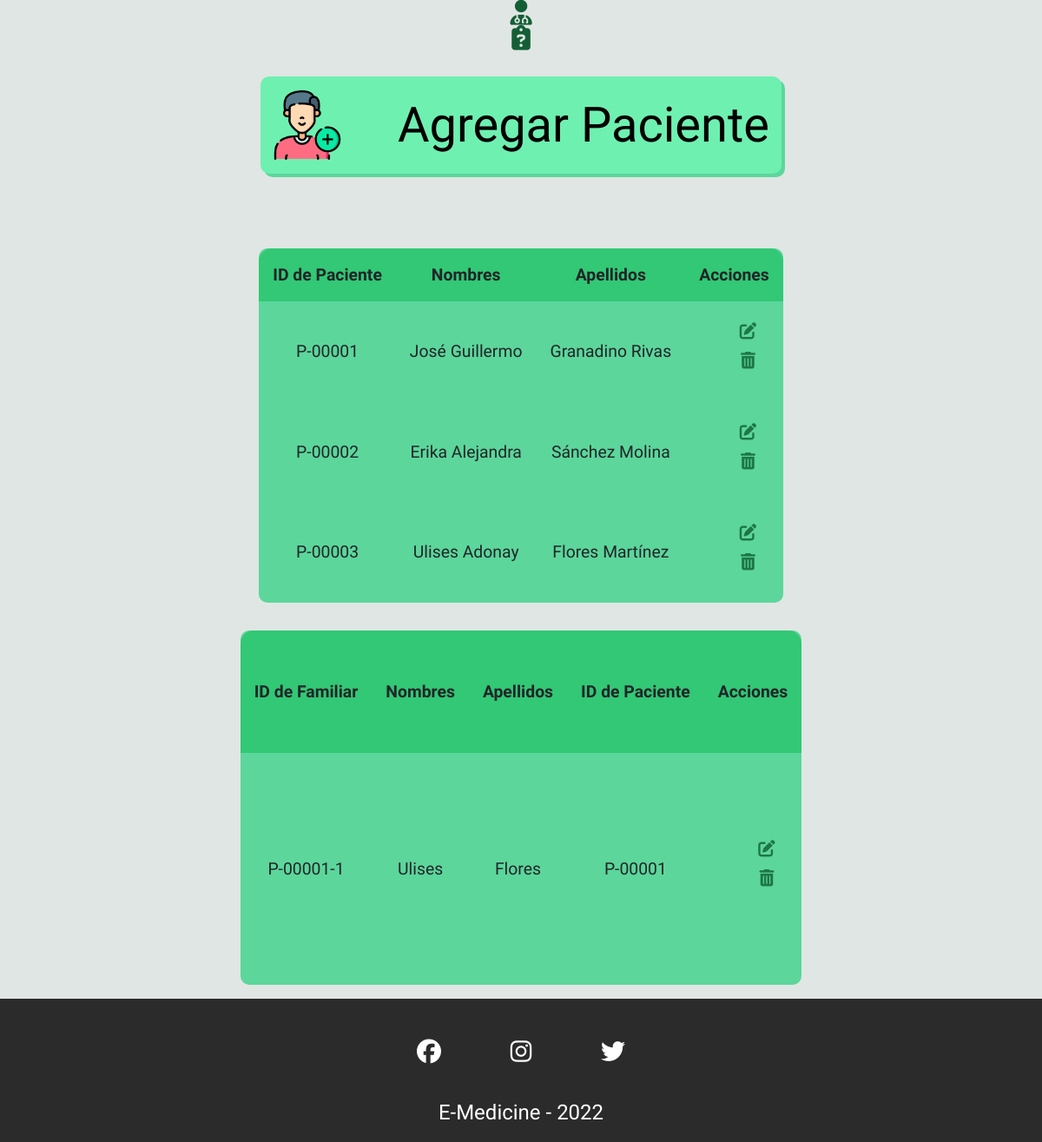
/view/viewAdminPacientes.php, run on an earlier commit of the app's database.
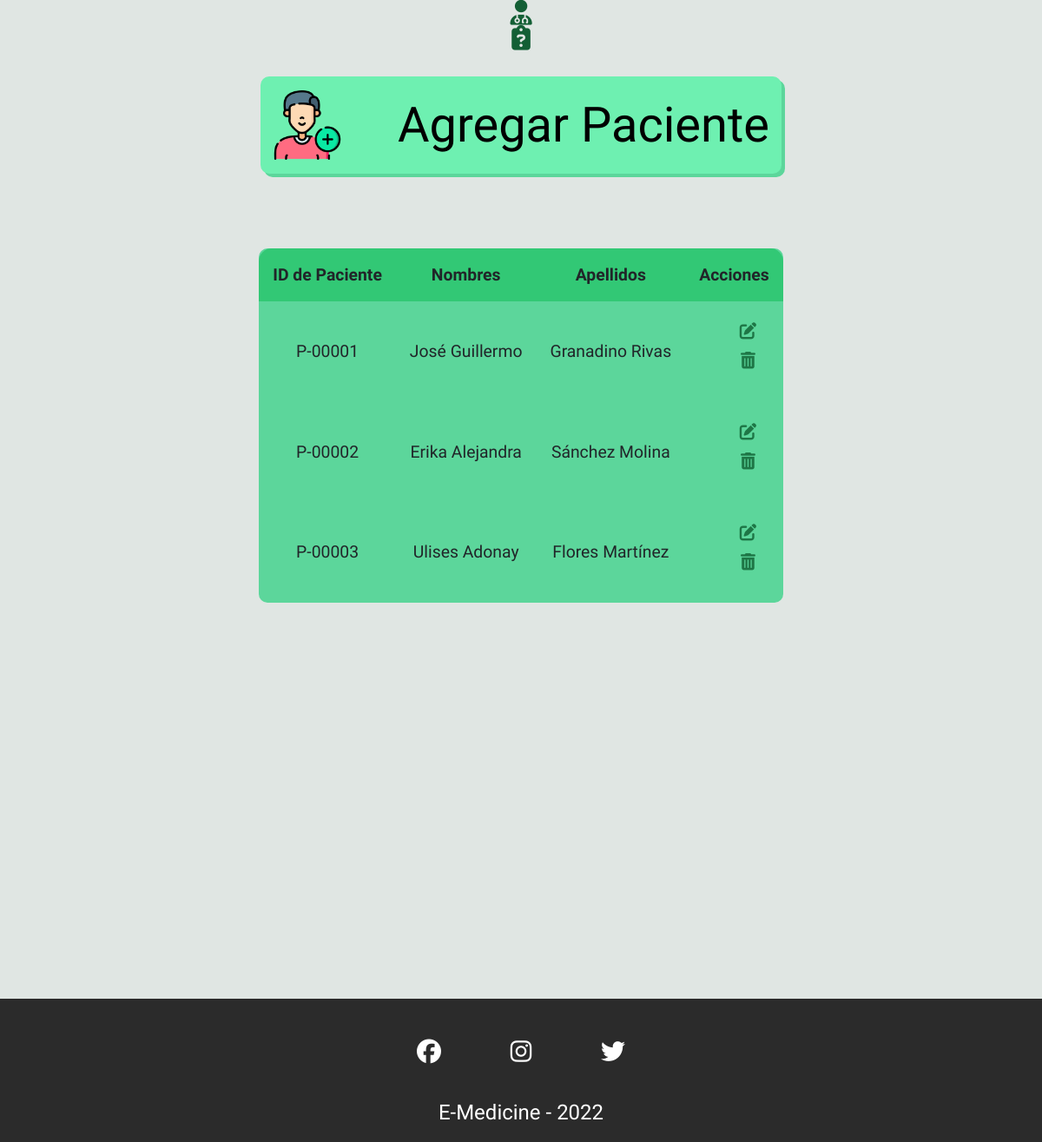
And on a later commit of the database.
### tables this page shows
CREATE TABLE IF NOT EXISTS `pacientes` (
  `idPaciente` varchar(255) NOT NULL,
  `nombre` varchar(255) NOT NULL,
  `apellido` varchar(255) NOT NULL,
  `peso` varchar(255) NOT NULL,
  `altura` varchar(255) NOT NULL,
  `fechaNacimiento` date NOT NULL,
  `fechaIngreso` date NOT NULL,
  `genero` varchar(255) NOT NULL,
  `municipio` varchar(255) NOT NULL,
  `correo` varchar(255) NOT NULL,
  `pass` varchar(255) NOT NULL,
  `telefono` varchar(255) NOT NULL,
  `DUI` varchar(255) NOT NULL,
  PRIMARY KEY (`idPaciente`)
);

CREATE TABLE IF NOT EXISTS `familiar` (
  `idPerfil` varchar(255) NOT NULL,
  `idPaciente` varchar(255) NOT NULL,
  `nombres` varchar(255) NOT NULL,
  `apellidos` varchar(255) NOT NULL,
  `peso` varchar(255) NOT NULL,
  `altura` varchar(255) NOT NULL,
  `fechaNac` date NOT NULL,
  `genero` varchar(255) NOT NULL,
  `municipio` varchar(255) NOT NULL,
  `enfermedades` varchar(255) NOT NULL,
  PRIMARY KEY (`idPerfil`),
  KEY `idPaciente` (`idPaciente`)
);

### model/DaoPaciente.php (called while the page is built, shortened)
<?php
class DaoPaciente{
    public function listadoPacientes() {
        $cn = new Conexion;
        $dbh = $cn->getConexion();
        $sql = "SELECT idPaciente, nombre, apellido FROM pacientes ORDER BY idPaciente ";
        try {
            $stmt = $dbh->prepare($sql);
            $stmt->execute();
            $paciente = $stmt->fetchAll();
            return $paciente;
        } catch (Exception $e) {
            $e->getMessage();
        }
    }
}
?>

### model/DaoFamiliar.php (called while the page is built, shortened)
<?php
    class DaoFamiliar {
        public function listadoFamiliarCompleto() {
            $cn = new Conexion;
            $dbh = $cn->getConexion();
            $sql = "SELECT idPerfil, nombres, apellidos, idPaciente FROM familiar ORDER BY idPerfil";
            try {
                $stmt = $dbh->prepare($sql);
                $stmt->execute();
                $paciente = $stmt->fetchAll();
                return $paciente;
            } catch (Exception $e) {
                $e->getMessage();
            }
        }
    }
?>

### view/viewAdminPacientes.php (the view, shortened to what this page needs)
<?php session_start();
    require_once("plugins/funciones.php");
    require_once '../controller/ctrlUsuario.php';
?>
<!DOCTYPE html>
<html lang="en">
<head>
    <link rel="stylesheet" href="css/viewAdmin-style.css">
</head>
<body>
    <main class="all-container">
        <article>
            <a href="../controller/ctrlAdmin.php?accion=addPaciente" class="agregarUser">
                <img class = "add-image" src="../assets/imgs/add.png" alt="">
                <span class="add-text">Agregar Paciente</span>
            </a>
            <section>
                <table>
                <tr>
                    <th>ID de Paciente</th>
                    <th>Nombres</th>
                    <th>Apellidos</th>
                    <th>Acciones</th>
                </tr>
                <?php
                if (!isset($pacientes)) {
                    require_once("../model/DaoPaciente.php");
                } else {
                    require_once("../model/DaoPaciente.php");
                }
                    $dao = new DaoPaciente();
                    $pacientes = $dao->listadoPacientes();
                    foreach ($pacientes as $pacient) {
                        echo "<tr>
                                <td>".$pacient['idPaciente']."</td>
                                <td>".$pacient['nombre']."</td>
                                <td>".$pacient['apellido']."</td>
                                <td>
                                    <ul>
                                        <li><button><i class='fas fa-edit'></i></button></li>
                                        <li><button><i class='fas fa-trash-alt'></i></button></li>
                                    </ul>
                                </td>
                                </tr>";
                    }
                 ?>
                </table>
<?php
                if (!isset($familiar)) {
                    require_once("../model/DaoFamiliar.php");
                } else {
                    require_once("../model/DaoFamiliar.php");
                }
                    $dao = new DaoFamiliar();
                    $familiar = $dao->listadoFamiliarCompleto();
                    if (count($familiar) < 1 ) {
                    } else {
                        echo "<table>
                        <tr>
                            <th>ID de Familiar</th>
                            <th>Nombres</th>
                            <th>Apellidos</th>
                            <th>ID de Paciente</th>
                            <th>Acciones</th>
                        </tr>";
                        foreach ($familiar as $familia) {
                            echo "<tr>
                                    <td>".$familia['idPerfil']."</td>
                                    <td>".$familia['nombres']."</td>
                                    <td>".$familia['apellidos']."</td>
                                    <td>".$familia['idPaciente']."</td>
                                    <td>
                                        <ul>
                                            <li><button><i class='fas fa-edit'></i></button></li>
                                            <li><button><i class='fas fa-trash-alt'></i></button></li>
                                        </ul>
                                    </td>
                                    </tr>";
                    }
                    }
                 ?>
            </table>
            </section>
        </article>
    </main>
</body>
</html>

What changed in the data, as far as the page shows it:
removed familiar: idPerfil "P-00001-1", nombres "Ulises", apellidos "Flores", idPaciente "P-00001"
Also different on the page:
text no longer shown: "ID de Familiar Nombres Apellidos ID de Paciente Acciones"
